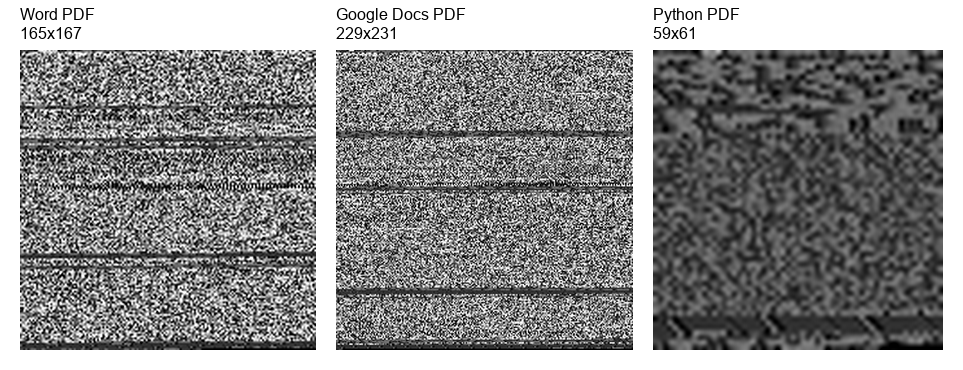
#> input picture comparison_images/01_Spanish_Empire_comparison.png, 963 x 370 px; its folder holds only this picture in this run
$ python -i augmentation.py   (imports and definitions only)
#> lines starting #> are read from the running program, lines starting #| are printed output that depends on the picture
#> further down, picture is the input picture: shape (370, 963, 3); min 0, max 255, mean 143
import cv2
import random
import numpy as np
from pathlib import Path

def add_gaussian_noise(image, sigma: float = None):

    if sigma is None:
        sigma = random.uniform(5, 20)

    noise = np.random.normal(0, sigma, image.shape).astype(np.float32)
    noisy = image.astype(np.float32) + noise
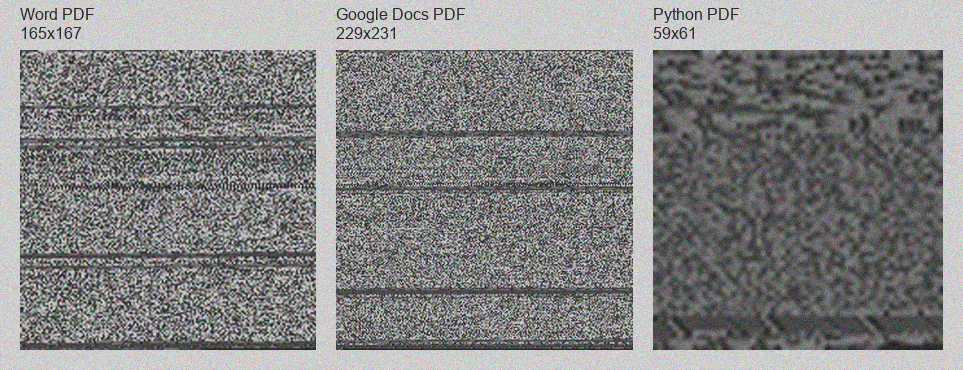
#> noisy: shape (370, 963, 3) float32; mean B, G, R 143.1, 143.1, 143; drawn with min black and max white
    noisy = np.clip(noisy, 0, 255)
    return noisy.astype(np.uint8)

def apply_jpeg_compression(image, quality: int = None):

    if quality is None:
        quality = random.randint(20, 80)
#> quality = 68

    encode_params = [cv2.IMWRITE_JPEG_QUALITY, quality]
#> encode_params = [1, 68]
    success, encoded = cv2.imencode(".jpg", image, encode_params)
    if not success:
        raise RuntimeError("JPEG encoding failed")

    decoded = cv2.imdecode(encoded, cv2.IMREAD_GRAYSCALE)
    return decoded

def downsample_dpi(image, target_dpi: int = None):

    if target_dpi is None:
        target_dpi = random.choice([150, 72])
#> target_dpi = 72

    if target_dpi not in (150, 72):
        raise ValueError("target_dpi must be 150 or 72")

#> (the run stopped early here; a loop or call above may not have finished)
